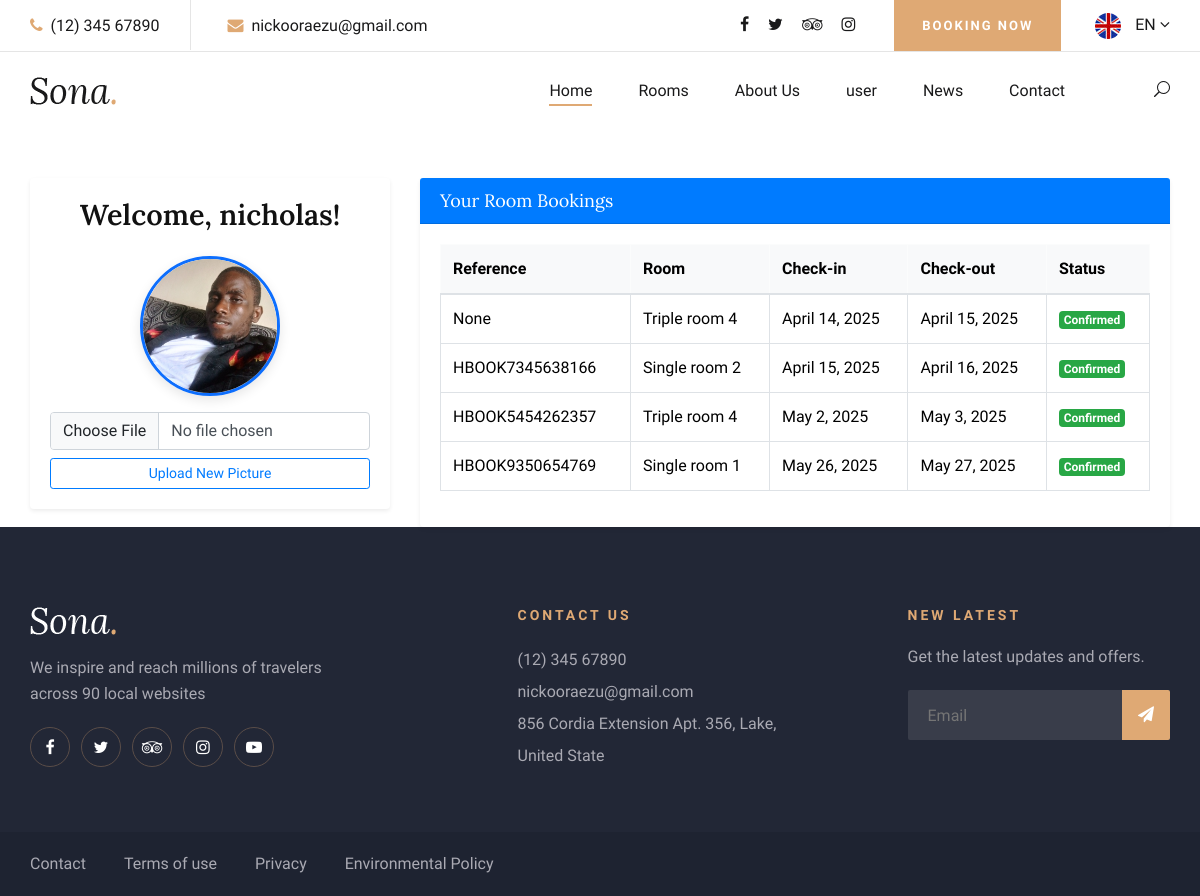
Before: /accounts/dashboard/ (signed in) with the older database file.
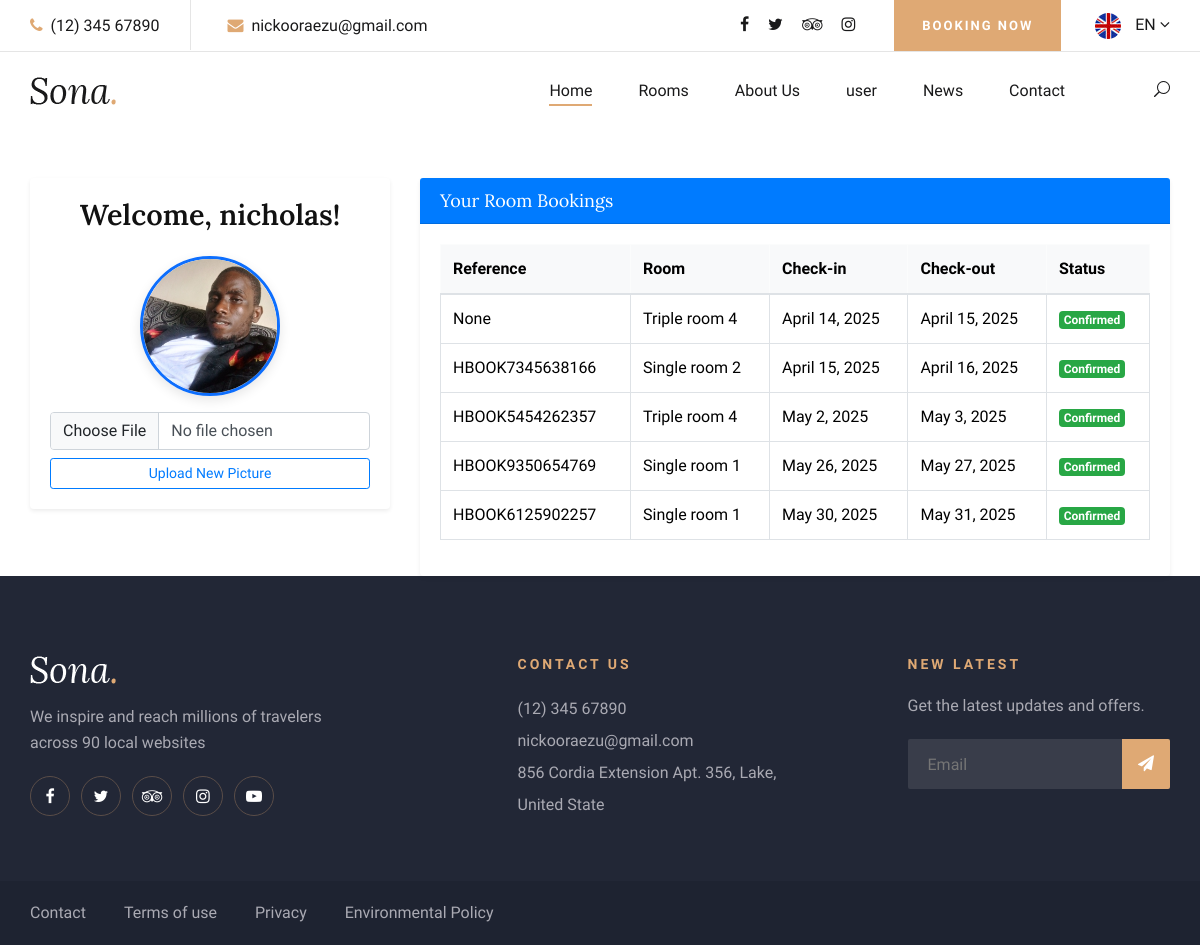
After: the same page with the newer database file.
### rooms/models.py (models this page shows, shortened)
class Booking(models.Model):
    user = models.ForeignKey(settings.AUTH_USER_MODEL, on_delete=models.CASCADE)
    room=models.ForeignKey(Rooms,on_delete=models.CASCADE)
    check_in=models.DateField()
    check_out=models.DateField()
    guests=models.IntegerField()
    total_price=models.IntegerField()
    reference = models.CharField(max_length=100, blank=True, null=True)
    status= models.CharField(
        max_length=20,
         choices=[('pending', 'Pending'), ('confirmed', 'Confirmed'), ('cancelled', 'Cancelled')],
        default='pending'
    )

class Rooms(models.Model):
    room_type=models.CharField(max_length=50)
    room_number=models.CharField(max_length=20,unique=True)
    size=models.CharField(max_length=40)
    image=models.ImageField(upload_to='photos/room')
    capacity=models.CharField(max_length=30)
    bed=models.CharField(max_length=100)
    price_per_night=models.IntegerField()
    is_available=models.BooleanField(default=True)
    is_homepage=models.BooleanField(default=True)
    def __str__(self):
        return f'{self.room_type} {self.room_number}'

### accounts/views.py (the view)
# urls.py: path('dashboard/',views.dashboard,name='dashboard'),
def dashboard(request):
    user=request.user
    bookings=Booking.objects.filter(user=user)
    if request.method =='POST':
        profile_pic=request.FILES.get('profile_picture')
        if profile_pic:
            user.profile_picture = profile_pic
            user.save()
            return redirect('dashboard')
    context={
      'bookings':bookings,
      'user' :user
    }
    return render(request,'dashboard.html',context)

### templates/dashboard.html (shortened to what this page needs)
{% extends "base.html" %}
{% load static %}
{% block pagecontent %}
<div class="container mt-5">
    <div class="row g-4">
        <div class="col-md-4">
            <div class="card shadow-sm border-0">
                <div class="card-body text-center">
                    <h5 class="dashboard-title mb-4">Welcome, {{ user.first_name }}!</h5>
                    {% if user.profile_picture %}
                        <img src="{{ user.profile_picture.url }}" class="profile-img mb-3" alt="Profile Picture">
                    {% else %}
                        <img src="{% static 'img/default_profile.jpg' %}" class="profile-img mb-3" alt="default_profile">
                        <p class="text-muted small">No profile picture uploaded.</p>
                    {% endif %}
                    <form method="POST" enctype="multipart/form-data">
                        <input class="form-control mb-2" type="file" name="profile_picture">
                        <button type="submit" class="btn btn-outline-primary btn-sm w-100">Upload New Picture</button>
                    </form>
                </div>
            </div>
        </div>
        <div class="col-md-8">
            <div class="card shadow-sm border-0">
                <div class="card-header bg-primary text-white">
                    <h5 class="mb-0">Your Room Bookings</h5>
                </div>
                <div class="card-body">
                    {% if bookings %}
                        <div class="table-responsive">
                            <table class="table table-hover table-bordered align-middle">
                                <thead class="table-light">
                                    <tr>
                                        <th>Reference</th>
                                        <th>Room</th>
                                        <th>Check-in</th>
                                        <th>Check-out</th>
                                        <th>Status</th>
                                    </tr>
                                </thead>
                                <tbody>
                                    {% for booking in bookings %}
                                        <tr>
                                            <td>{{booking.reference }}</td>
                                            <td>{{ booking.room }}</td>
                                            <td>{{ booking.check_in }}</td>
                                            <td>{{ booking.check_out }}</td>
                                            <td>
                                                {% if booking.status == "confirmed" %}
                                                    <span class="badge bg-success">Confirmed</span>
                                                {% else %}
                                                    <span class="badge bg-secondary">{{ booking.status|title }}</span>
                                                {% endif %}
                                            </td>
                                        </tr>
                                    {% endfor %}
                                </tbody>
                            </table>
                        </div>
                    {% else %}
                        <p class="text-muted mb-0">You haven't made any bookings yet.</p>
                    {% endif %}
                </div>
            </div>
        </div>
    </div>
</div>
{% endblock %}

Changed rows visible on the page:
added Booking: reference "HBOOK6125902257", room "Single room 1", check_in "May 30, 2025", check_out "May 31, 2025", status "Confirmed"
